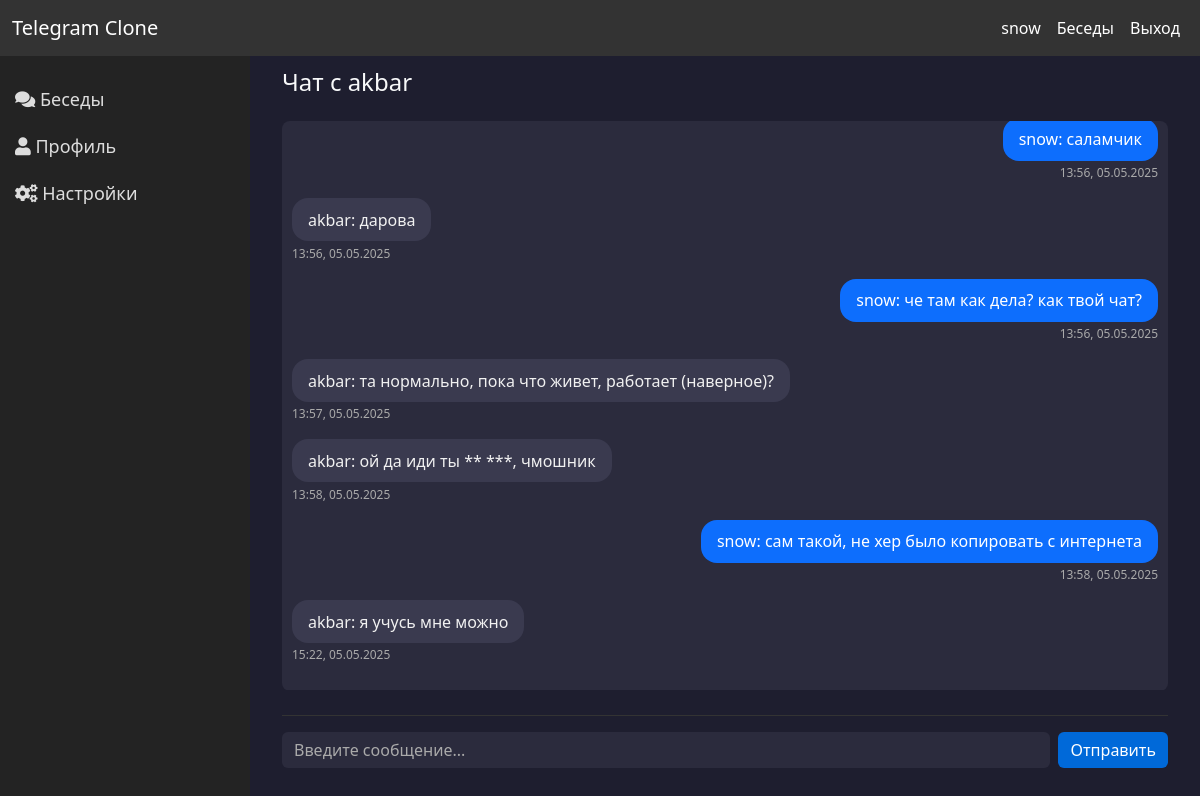
/conversation/4/ (signed in), run on the app's committed database.
### appone/models.py (models this page shows, shortened)
class Message(models.Model):
    conversation = models.ForeignKey(Conversation, related_name='messages', on_delete=models.CASCADE)
    author       = models.ForeignKey(User, on_delete=models.CASCADE)
    content      = models.TextField()
    timestamp    = models.DateTimeField(auto_now_add=True)

### appone/views.py (the view)
# urls.py: path('conversation/<int:convo_id>/', views.conversation_detail, name='conversation_detail'),
@login_required
def conversation_detail(request, convo_id):
    convo = get_object_or_404(Conversation, id=convo_id)
    if request.user not in convo.members.all():
        return redirect('chat:conversations_list')
    if request.method == 'POST':
        content = request.POST.get('content', '').strip()
        if content:
            Message.objects.create(conversation=convo, author=request.user, content=content)
        return redirect('chat:conversation_detail', convo_id=convo.id)
    messages = convo.messages.order_by('timestamp')
    other_user = convo.members.exclude(id=request.user.id).first()
    return render(request, 'chat/conversation.html', {
        'conversation': convo,
        'messages': messages,
        'other_user': other_user,
    })

### appone/templates/chat/conversation.html (shortened to what this page needs)
{% extends "base.html" %}
{% block content %}
<div class="chat-container">
  <h4 style="margin-top: 36px;" class="mb-4">Чат с {{ other_user.username }}</h4>
  <div id="messages" class="messages">
    {% for msg in messages %}
    <div class="message {% if msg.author == request.user %}own{% endif %}">
      <div class="bubble">
        <span class="author">{{ msg.author.username }}</span>: {{ msg.content }}
      </div>
      <div class="timestamp">{{ msg.timestamp|date:'H:i, d.m.Y' }}</div>
    </div>
    {% endfor %}
  </div>
  <form id="chat-form" method="post" class="mt-2">
    <input id="chat-input" type="text" name="content" class="form-control me-2" placeholder="Введите сообщение..." autocomplete="off">
    <button type="submit" class="btn btn-primary">Отправить</button>
  </form>
</div>
{% endblock %}

### appone/templates/base.html (shortened to what this page needs)
<!DOCTYPE html>
<html lang="ru">
<head>
  <link href="https://cdn.jsdelivr.net/npm/bootstrap@5.3.0/dist/css/bootstrap.min.css" rel="stylesheet">
  <link rel="stylesheet" href="https://cdn.jsdelivr.net/npm/font-awesome@5.15.4/css/all.min.css">
</head>
<body>
<nav class="navbar navbar-expand-lg navbar-dark fixed-top" style="z-index: 1030;">
    <div class="container-fluid">
      <a class="navbar-brand" href="/">Telegram Clone</a>
      <div class="collapse navbar-collapse" id="navbarNav">
        <ul class="navbar-nav ms-auto">
          <li class="nav-item">
            <span class="nav-link">{{ request.user.username }}</span>
          </li>
          <li class="nav-item">
            <a class="nav-link" href="{% url 'chat:conversations_list' %}">Беседы</a>
          </li>
          <li class="nav-item">
            <a class="nav-link" href="{% url 'chat:logout' %}">Выход</a>
          </li>
        </ul>
      </div>
    </div>
  </nav>
  <div class="sidebar" id="sidebar">
    <a href="{% url 'chat:conversations_list' %}"><i class="fas fa-comments"></i> Беседы</a>
    <a href="/"><i class="fas fa-user"></i> Профиль</a>
    <a href="/"><i class="fas fa-cogs"></i> Настройки</a>
  </div>
  <div class="content" id="content">
    {% block content %}
    {% endblock %}
  </div>
</body>
</html>

### appone/templates/base.html (style rules this page uses)
body { background-color: #121212; color: #f1f1f1; margin-top: 56px; }
.navbar { background-color: #333; }
.navbar-brand, .nav-link { color: #fff !important; transition: color 0.3s; }
.nav-item { transition: transform 0.3s ease-in-out; }
.btn { transition: background-color 0.3s, color 0.3s; }
.btn-primary { background-color: #0d6efd; border-color: #0d6efd; }
.sidebar { height: 100%; background-color: #232323; position: fixed; top: 0; left: 0; width: 250px; padding-top: 20px; z-index: 1000; margin-top: 56px; }
.sidebar a { padding: 10px 15px; text-decoration: none; font-size: 18px; color: #ddd; display: block; transition: background-color 0.3s; }
.content { margin-left: 250px; padding: 30px; transition: margin-left 0.3s; margin-top: 20px; }

### appone/templates/chat/conversation.html (style rules this page uses)
html, body { height: 100%; margin: 0; padding: 0; overflow: hidden; }
.chat-container { position: fixed; top: 0; left: 250px; right: 0; bottom: 0; background-color: #1e1e2f; color: #f8f9fa; display: flex; flex-direction: column; padding: 2rem; }
h4 { color: #f8f9fa; font-size: 1.5rem; margin-bottom: 1rem; }
.messages { flex-grow: 1; overflow-y: auto; padding: 10px; background-color: #2b2b3d; border-radius: 0.5rem; margin-bottom: 1rem; }
.message { margin-bottom: 1rem; position: relative; }
.bubble { display: inline-block; padding: 0.6rem 1rem; border-radius: 1rem; background-color: #3a3a4f; color: #f1f1f1; max-width: 70%; word-wrap: break-word; position: relative; }
.own { text-align: right; }
.own .bubble { background-color: #0d6efd; color: #fff; }
.timestamp { font-size: 0.75rem; color: #aaa; margin-top: 0.2rem; }
#chat-form { display: flex; background-color: #1e1e2f; border-top: 1px solid #333; padding-top: 1rem; }
#chat-input { background-color: #2b2b3d; border: none; color: #fff; }
#chat-input::placeholder { color: #aaa; }
.btn-primary { background-color: #0069d9; border: none; }

### data on the page
Message: author.username "snow", content "саламчик", timestamp "13:56, 05.05.2025"
Message: author.username "akbar", content "дарова", timestamp "13:56, 05.05.2025"
Message: author.username "snow", content "че там как дела? как твой чат?", timestamp "13:56, 05.05.2025"
Message: author.username "akbar", content "та нормально, пока что живет, работает (наверное)?", timestamp "13:57, 05.05.2025"
Message: author.username "akbar", content "ой да иди ты ** ***, чмошник", timestamp "13:58, 05.05.2025"
Message: author.username "snow", content "сам такой, не хер было копировать с интернета", timestamp "13:58, 05.05.2025"
Message: author.username "akbar", content "я учусь мне можно", timestamp "15:22, 05.05.2025"

### other printed values
{{ request.user.username }} "snow"
{{ other_user.username }} "akbar"
